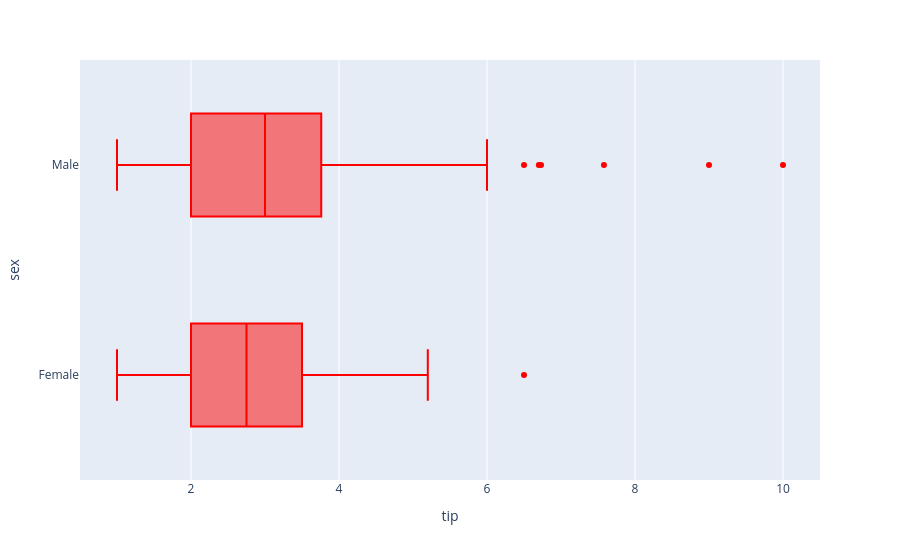

The code cell stored with this chart in its notebook:
### Markdown cell above
#### Changing Color Scheme for a Different Variable

### Code cell
# Box plot for 'tip' based on gender, using a custom color sequence
px.box(tips, x='tip', y="sex", color_discrete_sequence=['red', 'blue'])

### Figure 1 — Plotly figure (JSON) as saved in the notebook; plotly's stock layout.template omitted (floating-point values rounded to 4 significant figures; data arrays with more than 128 entries replaced by an {"elided": "..."} marker saying what was removed)
{"data": [{"alignmentgroup": "True", "hovertemplate": "tip=%{x}<br>sex=%{y}<extra></extra>", "legendgroup": "", "marker": {"color": "red"}, "name": "", "notched": false, "offsetgroup": "", "orientation": "h", "showlegend": false, "type": "box", "x": {"elided": "244 float values"}, "x0": " ", "xaxis": "x", "y": {"elided": "244 str values"}, "y0": " ", "yaxis": "y"}], "layout": {"boxmode": "group", "legend": {"tracegroupgap": 0}, "margin": {"t": 60}, "xaxis": {"anchor": "y", "domain": [0, 1], "title": {"text": "tip"}}, "yaxis": {"anchor": "x", "domain": [0, 1], "title": {"text": "sex"}}}}
